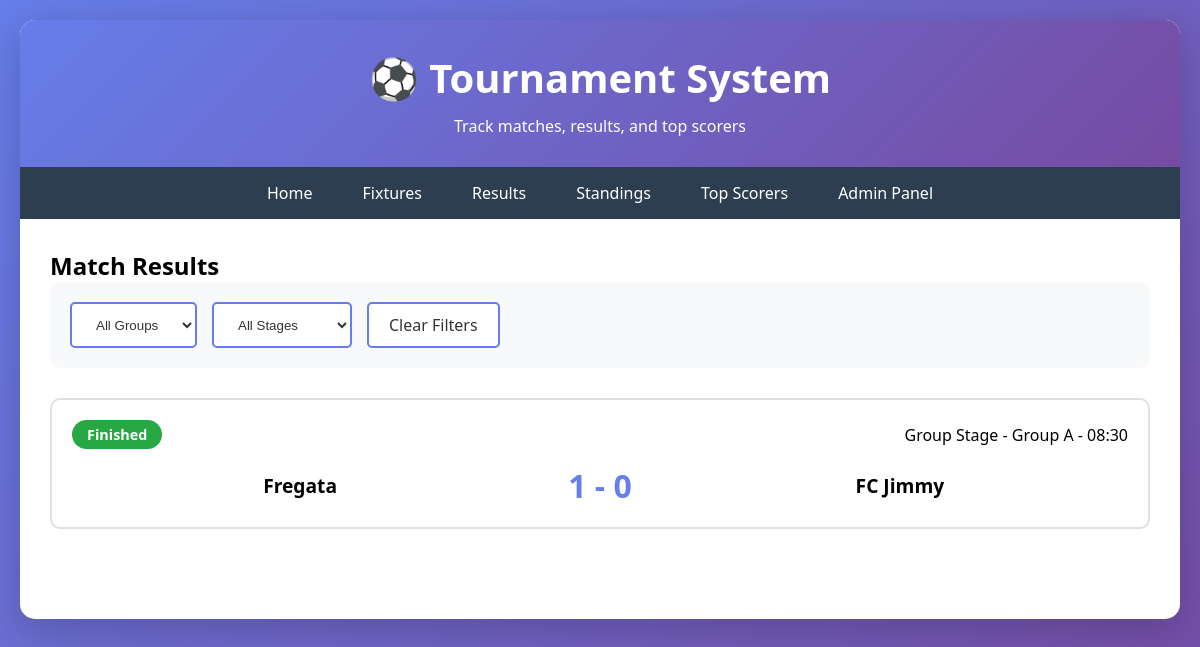
The app's page /results/ with its own data.
### tournament/models.py (models this page shows, shortened)
class Match(models.Model):
    STATUS_CHOICES = [
        ('scheduled', 'Scheduled'),
        ('finished', 'Finished'),
    ]
    home_team = models.ForeignKey(Team, on_delete=models.CASCADE, related_name='home_matches')
    away_team = models.ForeignKey(Team, on_delete=models.CASCADE, related_name='away_matches')
    home_score = models.IntegerField(default=0, validators=[MinValueValidator(0)])
    away_score = models.IntegerField(default=0, validators=[MinValueValidator(0)])
    status = models.CharField(max_length=20, choices=STATUS_CHOICES, default='scheduled')
    group = models.CharField(max_length=10, blank=True)
    stage = models.CharField(max_length=50, default='Group Stage')
    match_order = models.IntegerField(default=0)
    match_time = models.TimeField(null=True, blank=True, help_text='Match start time')  # ADD THIS LINE
    class Meta:
        ordering = ['match_order', 'id']
        verbose_name_plural = 'Matches'

class Team(models.Model):
    name = models.CharField(max_length=100, unique=True)
    group = models.CharField(max_length=10, choices=[
        ('A', 'Group A'),
        ('B', 'Group B'),
        ('C', 'Group C'),
        ('D', 'Group D'),
    ], default='A')
    logo = models.ImageField(upload_to='team_logos/', blank=True, null=True)
    played = models.IntegerField(default=0)
    won = models.IntegerField(default=0)
    drawn = models.IntegerField(default=0)
    lost = models.IntegerField(default=0)
    goals_for = models.IntegerField(default=0)
    goals_against = models.IntegerField(default=0)
    points = models.IntegerField(default=0)
    class Meta:
        ordering = ['group', '-points', '-goals_for']

### tournament/views.py (the view)
# urls.py: path('results/', views.results, name='results'),
def results(request):
    group = request.GET.get('group', '')
    stage = request.GET.get('stage', '')
    matches = Match.objects.filter(status='finished')
    if group:
        matches = matches.filter(group=group)
    if stage:
        matches = matches.filter(stage=stage)
    groups = ['A', 'B', 'C', 'D']
    stages = Match.objects.values_list('stage', flat=True).distinct()
    context = {
        'matches': matches,
        'groups': groups,
        'stages': stages,
        'selected_group': group,
        'selected_stage': stage,
    }
    return render(request, 'tournament/results.html', context)

### tournament/templates/tournament/results.html (shortened to what this page needs)
{% extends 'tournament/base.html' %}
{% block content %}
<h2>Match Results</h2>
<div class="filters">
    <form method="get" style="display: flex; gap: 15px; flex-wrap: wrap;">
        <select name="group" onchange="this.form.submit()">
            <option value="">All Groups</option>
        </select>
        <select name="stage" onchange="this.form.submit()">
            <option value="">All Stages</option>
        </select>
        <a href="{% url 'tournament:results' %}">Clear Filters</a>
    </form>
</div>
{% if matches %}
    {% for match in matches %}
    <a href="{% url 'tournament:match_detail' match.id %}" style="text-decoration: none; color: inherit;">
        <div class="match-card">
            <div class="match-header">
                <span class="status-badge status-finished">{{ match.get_status_display }}</span>
                <span>{{ match.stage }}{% if match.group %} - Group {{ match.group }}{% endif %}{% if match.match_time %} - {{ match.match_time|date:"H:i" }}{% endif %}</span>
            </div>
            <div class="match-teams">
                <div class="team">{{ match.home_team.name }}</div>
                <div class="score">{{ match.home_score }} - {{ match.away_score }}</div>
                <div class="team">{{ match.away_team.name }}</div>
            </div>
        </div>
    </a>
    {% endfor %}
{% else %}
    <div class="no-data">No results yet</div>
{% endif %}
{% endblock %}

### tournament/templates/tournament/base.html (style rules this page uses)
* { margin: 0; padding: 0; box-sizing: border-box; }
body { font-family: "Segoe UI", Tahoma, Geneva, Verdana, sans-serif; background: linear-gradient(135deg, #667eea 0%, #764ba2 100%); min-height: 100vh; padding: 20px; }
.filters { background: #f8f9fa; padding: 20px; border-radius: 10px; margin-bottom: 30px; display: flex; gap: 15px; flex-wrap: wrap; }
.filters select, .filters a { padding: 10px 20px; border: 2px solid #667eea; border-radius: 5px; background: white; color: #333; text-decoration: none; cursor: pointer; transition: all 0.3s; }
.match-card { background: white; border: 2px solid #e0e0e0; border-radius: 10px; padding: 20px; margin-bottom: 15px; transition: transform 0.2s, box-shadow 0.2s; }
.match-header { display: flex; justify-content: space-between; align-items: center; margin-bottom: 15px; }
.match-teams { display: flex; justify-content: space-between; align-items: center; gap: 20px; }
.team { flex: 1; text-align: center; font-size: 1.2em; font-weight: bold; }
.score { font-size: 2em; font-weight: bold; color: #667eea; padding: 0 20px; }
.status-badge { display: inline-block; padding: 5px 15px; border-radius: 20px; font-size: 0.9em; font-weight: bold; }
.status-finished { background: #28a745; color: white; }

### records on screen
Match: status "Finished", stage "Group Stage", group "A", match_time "08:30", home_team.name "Fregata", home_score "1", away_score "0", away_team.name "FC Jimmy"
